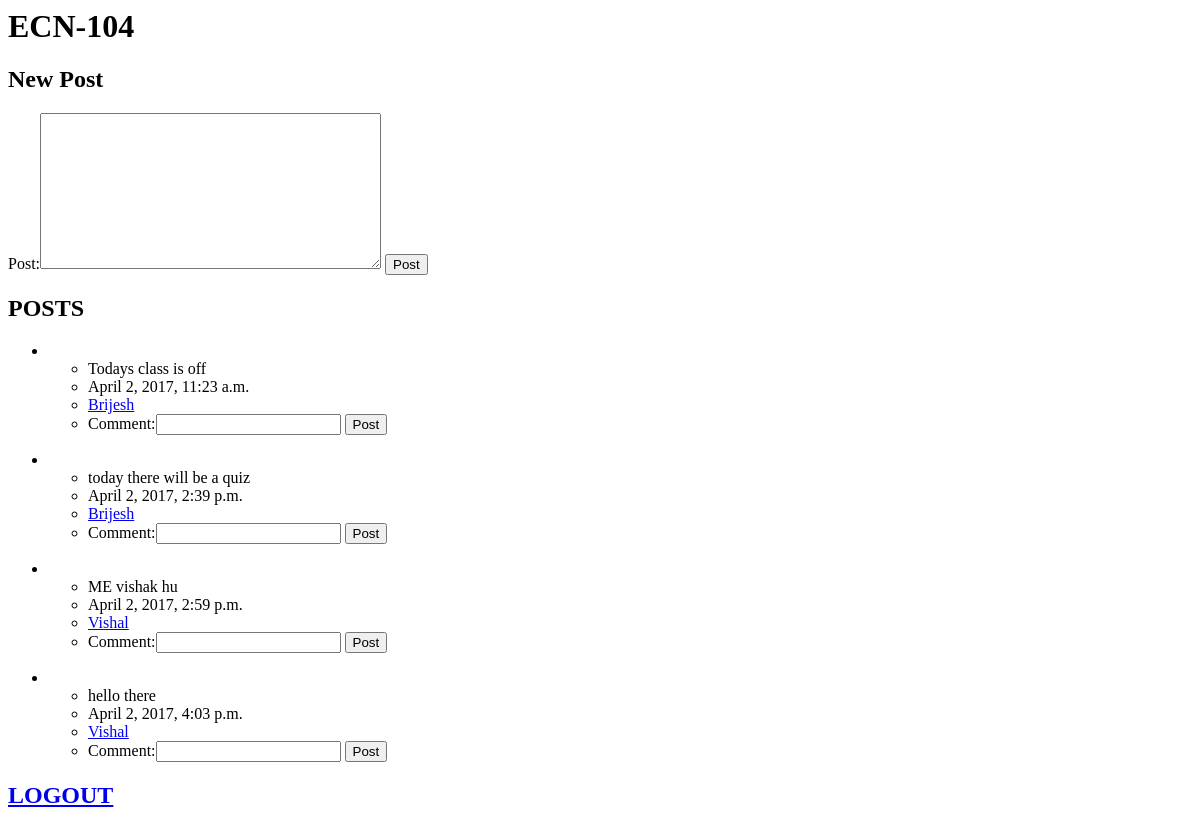
/lectut/2/profile/2/course/ (signed in), run on an earlier commit of the app's database.
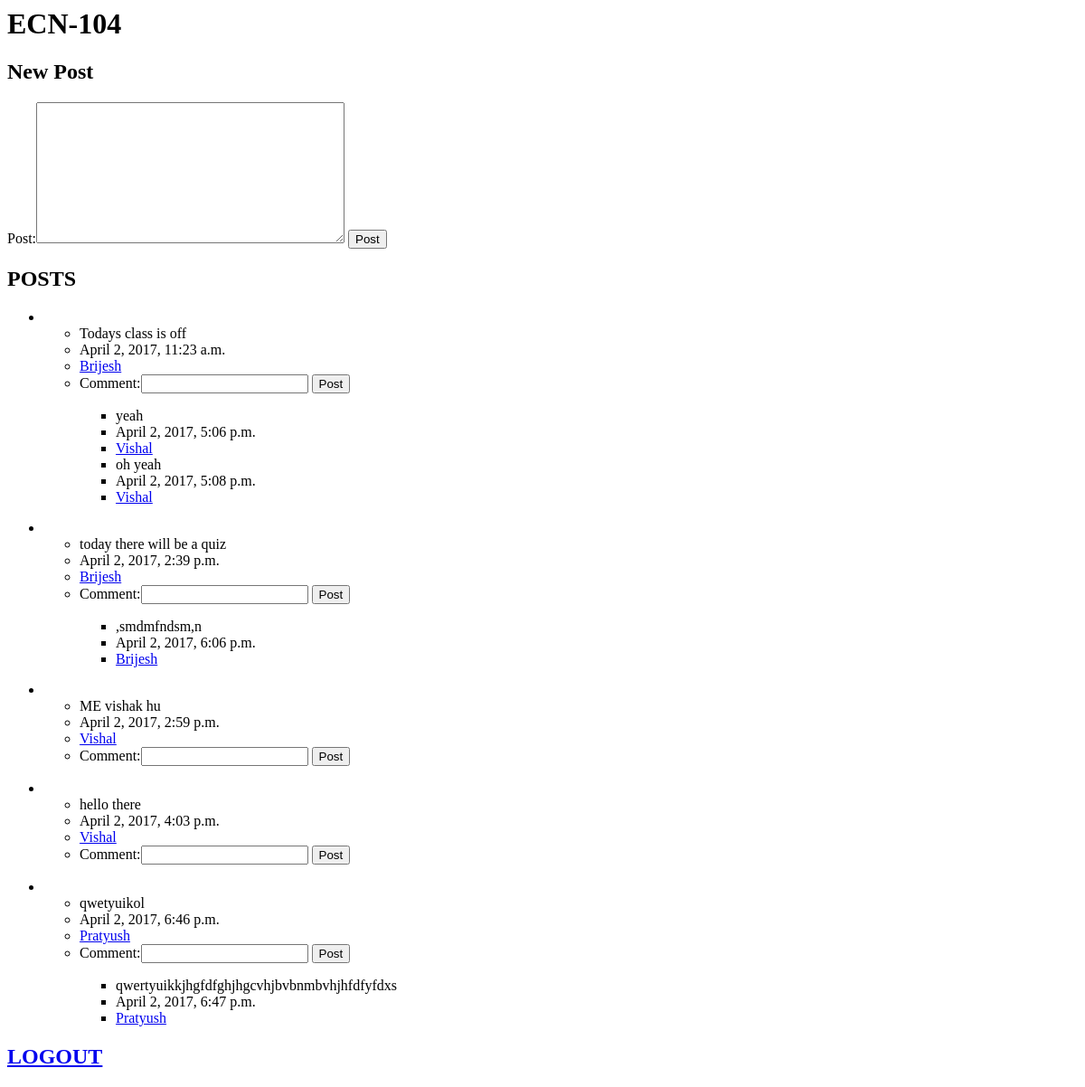
And on a later commit of the database.
### lectut/models.py (models this page shows, shortened)
class Course(models.Model):
	courseName = models.CharField(max_length=200)

class Post(models.Model):
	post = models.CharField(max_length=300)
	poster = models.CharField(max_length=200)
	pub_time = models.DateTimeField(auto_now_add=True)
	course = models.ForeignKey(Course, on_delete=models.CASCADE)

class Comment(models.Model):
	comment = models.CharField(max_length=200)
	pub_time = models.DateTimeField(auto_now_add=True)
	commenter = models.CharField(max_length=200)
	post = models.ForeignKey(Post, on_delete=models.CASCADE)

### lectut/views.py (the view)
# urls.py: url(r'^(?P<user_id>[0-9]+)/profile/(?P<course_id>[0-9]+)/course/$', views.coursepage, name='coursepage'),
def coursepage(request,user_id, course_id):
	if request.user.is_authenticated():
		form1 = PostForm()
		form2 = CommentForm()
		course = get_object_or_404(Course, pk=course_id)
		return render(request, 'lectut/course.html', {'course': course,  'userid': user_id, 'form1': form1, 'form2':form2})
	else:
		messages.error(request, 'You have to login 1st')
		return HttpResponseRedirect(reverse('lectut:index'))

### lectut/forms.py
class PostForm(forms.Form):
	Post = forms.CharField( widget=forms.Textarea)

class CommentForm(forms.Form):
	Comment = forms.CharField(label='Comment', max_length=300)

### lectut/templates/lectut/course.html (shortened to what this page needs)
<h1>{{ course.courseName }}</h1>
<h2> New Post</h2>
<form action="{% url 'lectut:posting' userid course.id %}" method="post">
{{ form1 }}
<input type="submit" value="Post" />
</form>
<h2>POSTS</h2>
	{% for pos in course.post_set.all%}
	<ul>
		<li><ul><li>{{ pos.post}}</li><li>{{ pos.pub_time}}</li>
		<li><a href="{% url 'lectut:userprofile' pos.poster %}">{{ pos.poster }}</a></li>
		<li><form action="{% url 'lectut:commenting' userid course.id pos.id%}" method="post">
			{{ form2 }}
			<input type="submit" value="Post" />
			</form>
			{% for com in pos.comment_set.all%}
			<ul>
				<li>{{ com.comment}}</li><li>{{ com.pub_time}}</li>
				<li><a href="{% url 'lectut:userprofile' com.commenter %}">{{ com.commenter }}</a></li>
			</ul>
			{% endfor %}
		</li>
		</ul>
	</ul>
	{% endfor%}
<h2><a href="{% url 'lectut:logo' %}">LOGOUT</a></h2>

What changed in the data, as far as the page shows it:
added Comment: comment "yeah", pub_time "April 2, 2017, 5:06 p.m.", commenter "Vishal", shown under Post "Todays class is off"
added Comment: comment "oh yeah", pub_time "April 2, 2017, 5:08 p.m.", commenter "Vishal", shown under Post "Todays class is off"
added Comment: comment ",smdmfndsm,n", pub_time "April 2, 2017, 6:06 p.m.", commenter "Brijesh", shown under Post "today there will be a quiz"
added Post: post "qwetyuikol", pub_time "April 2, 2017, 6:46 p.m.", poster "Pratyush"
added Comment: comment "qwertyuikkjhgfdfghjhgcvhjbvbnmbvhjhfdfyfdxs", pub_time "April 2, 2017, 6:47 p.m.", commenter "Pratyush", shown under "qwetyuikol"
